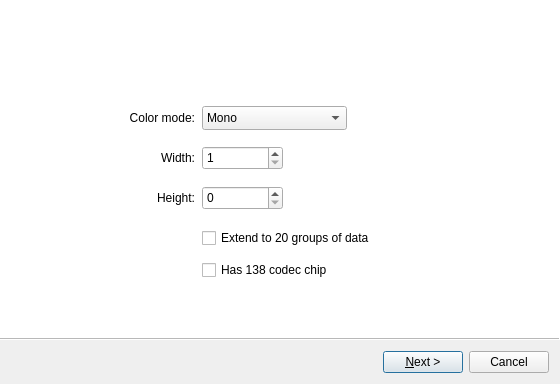
<?xml version="1.0" encoding="UTF-8"?>
<ui version="4.0">
 <class>ScanUi</class>
 <widget class="QWizard" name="ScanUi">
  <property name="geometry">
   <rect>
    <x>0</x>
    <y>0</y>
    <width>560</width>
    <height>384</height>
   </rect>
  </property>
  <property name="windowTitle">
   <string>Config wizard</string>
  </property>
  <property name="wizardStyle">
   <enum>QWizard::ModernStyle</enum>
  </property>
  <property name="options">
   <set>QWizard::NoBackButtonOnStartPage</set>
  </property>
  <widget class="QWizardPage" name="pagePara">
   <widget class="QLabel" name="baseColorTag">
    <property name="geometry">
     <rect>
      <x>88</x>
      <y>104</y>
      <width>105</width>
      <height>24</height>
     </rect>
    </property>
    <property name="text">
     <string>Color mode:</string>
    </property>
    <property name="alignment">
     <set>Qt::AlignRight|Qt::AlignTrailing|Qt::AlignVCenter</set>
    </property>
   </widget>
   <widget class="QLabel" name="widthTag">
    <property name="geometry">
     <rect>
      <x>88</x>
      <y>144</y>
      <width>105</width>
      <height>24</height>
     </rect>
    </property>
    <property name="text">
     <string>Width:</string>
    </property>
    <property name="alignment">
     <set>Qt::AlignRight|Qt::AlignTrailing|Qt::AlignVCenter</set>
    </property>
   </widget>
   <widget class="QLabel" name="heightTag">
    <property name="geometry">
     <rect>
      <x>88</x>
      <y>184</y>
      <width>105</width>
      <height>24</height>
     </rect>
    </property>
    <property name="text">
     <string>Height:</string>
    </property>
    <property name="alignment">
     <set>Qt::AlignRight|Qt::AlignTrailing|Qt::AlignVCenter</set>
    </property>
   </widget>
   <widget class="QCheckBox" name="hub">
    <property name="geometry">
     <rect>
      <x>200</x>
      <y>224</y>
      <width>265</width>
      <height>24</height>
     </rect>
    </property>
    <property name="text">
     <string>Extend to 20 groups of data</string>
    </property>
   </widget>
   <widget class="QComboBox" name="baseColor">
    <property name="geometry">
     <rect>
      <x>200</x>
      <y>104</y>
      <width>145</width>
      <height>24</height>
     </rect>
    </property>
    <item>
     <property name="text">
      <string>Mono</string>
     </property>
    </item>
    <item>
     <property name="text">
      <string>Full</string>
     </property>
    </item>
   </widget>
   <widget class="QSpinBox" name="width">
    <property name="geometry">
     <rect>
      <x>200</x>
      <y>144</y>
      <width>81</width>
      <height>24</height>
     </rect>
    </property>
    <property name="minimum">
     <number>1</number>
    </property>
    <property name="maximum">
     <number>128</number>
    </property>
   </widget>
   <widget class="QSpinBox" name="height">
    <property name="geometry">
     <rect>
      <x>200</x>
      <y>184</y>
      <width>81</width>
      <height>24</height>
     </rect>
    </property>
   </widget>
   <widget class="QCheckBox" name="chip138">
    <property name="geometry">
     <rect>
      <x>200</x>
      <y>256</y>
      <width>265</width>
      <height>24</height>
     </rect>
    </property>
    <property name="text">
     <string>Has 138 codec chip</string>
    </property>
   </widget>
  </widget>
  <widget class="QWizardPage" name="pageData">
   <widget class="QCheckBox" name="dataPolarity">
    <property name="geometry">
     <rect>
      <x>200</x>
      <y>176</y>
      <width>265</width>
      <height>24</height>
     </rect>
    </property>
    <property name="text">
     <string>Revert data polarity</string>
    </property>
   </widget>
   <widget class="QRadioButton" name="white">
    <property name="geometry">
     <rect>
      <x>200</x>
      <y>224</y>
      <width>115</width>
      <height>24</height>
     </rect>
    </property>
    <property name="text">
     <string>White</string>
    </property>
   </widget>
   <widget class="QRadioButton" name="black">
    <property name="geometry">
     <rect>
      <x>200</x>
      <y>256</y>
      <width>115</width>
      <height>24</height>
     </rect>
    </property>
    <property name="text">
     <string>Black</string>
    </property>
   </widget>
  </widget>
  <widget class="QWizardPage" name="pageOe">
   <widget class="QRadioButton" name="bright">
    <property name="geometry">
     <rect>
      <x>200</x>
      <y>224</y>
      <width>115</width>
      <height>24</height>
     </rect>
    </property>
    <property name="text">
     <string>Bright</string>
    </property>
   </widget>
   <widget class="QRadioButton" name="dark">
    <property name="geometry">
     <rect>
      <x>200</x>
      <y>256</y>
      <width>115</width>
      <height>24</height>
     </rect>
    </property>
    <property name="text">
     <string>Dark</string>
    </property>
   </widget>
   <widget class="QCheckBox" name="oePolarity">
    <property name="geometry">
     <rect>
      <x>200</x>
      <y>176</y>
      <width>265</width>
      <height>24</height>
     </rect>
    </property>
    <property name="text">
     <string>Revert OE polarity</string>
    </property>
   </widget>
  </widget>
  <widget class="QWizardPage" name="pageColor">
   <widget class="QRadioButton" name="color1Tag">
    <property name="geometry">
     <rect>
      <x>200</x>
      <y>160</y>
      <width>89</width>
      <height>24</height>
     </rect>
    </property>
    <property name="text">
     <string>Color 1:</string>
    </property>
   </widget>
   <widget class="QRadioButton" name="color2Tag">
    <property name="geometry">
     <rect>
      <x>200</x>
      <y>192</y>
      <width>115</width>
      <height>24</height>
     </rect>
    </property>
    <property name="text">
     <string>Color 2:</string>
    </property>
   </widget>
   <widget class="QRadioButton" name="color3Tag">
    <property name="geometry">
     <rect>
      <x>200</x>
      <y>224</y>
      <width>115</width>
      <height>24</height>
     </rect>
    </property>
    <property name="text">
     <string>Color 3:</string>
    </property>
   </widget>
   <widget class="QRadioButton" name="color4Tag">
    <property name="geometry">
     <rect>
      <x>200</x>
      <y>256</y>
      <width>115</width>
      <height>24</height>
     </rect>
    </property>
    <property name="text">
     <string>Color 4:</string>
    </property>
   </widget>
   <widget class="QComboBox" name="color1">
    <property name="geometry">
     <rect>
      <x>296</x>
      <y>160</y>
      <width>89</width>
      <height>24</height>
     </rect>
    </property>
   </widget>
   <widget class="QComboBox" name="color2">
    <property name="geometry">
     <rect>
      <x>296</x>
      <y>192</y>
      <width>89</width>
      <height>24</height>
     </rect>
    </property>
   </widget>
   <widget class="QComboBox" name="color3">
    <property name="geometry">
     <rect>
      <x>296</x>
      <y>224</y>
      <width>89</width>
      <height>24</height>
     </rect>
    </property>
   </widget>
   <widget class="QComboBox" name="color4">
    <property name="geometry">
     <rect>
      <x>296</x>
      <y>256</y>
      <width>89</width>
      <height>24</height>
     </rect>
    </property>
   </widget>
  </widget>
  <widget class="QWizardPage" name="pageUnitLine">
   <widget class="QLabel" name="intfLinesTag">
    <property name="geometry">
     <rect>
      <x>168</x>
      <y>256</y>
      <width>121</width>
      <height>24</height>
     </rect>
    </property>
    <property name="text">
     <string>Bright lines:</string>
    </property>
    <property name="alignment">
     <set>Qt::AlignRight|Qt::AlignTrailing|Qt::AlignVCenter</set>
    </property>
   </widget>
   <widget class="QSpinBox" name="intfLines">
    <property name="geometry">
     <rect>
      <x>296</x>
      <y>256</y>
      <width>81</width>
      <height>24</height>
     </rect>
    </property>
    <property name="minimum">
     <number>1</number>
    </property>
    <property name="maximum">
     <number>32</number>
    </property>
   </widget>
  </widget>
  <widget class="QWizardPage" name="pageLightLine">
   <widget class="QSpinBox" name="wrapTimes">
    <property name="geometry">
     <rect>
      <x>296</x>
      <y>256</y>
      <width>81</width>
      <height>24</height>
     </rect>
    </property>
   </widget>
   <widget class="QLabel" name="wrapTimesTag">
    <property name="geometry">
     <rect>
      <x>168</x>
      <y>256</y>
      <width>121</width>
      <height>24</height>
     </rect>
    </property>
    <property name="text">
     <string>Bright lines:</string>
    </property>
    <property name="alignment">
     <set>Qt::AlignRight|Qt::AlignTrailing|Qt::AlignVCenter</set>
    </property>
   </widget>
  </widget>
  <widget class="QWizardPage" name="pageDotmap">
   <layout class="QVBoxLayout" name="verticalLayout">
    <property name="spacing">
     <number>8</number>
    </property>
    <property name="leftMargin">
     <number>8</number>
    </property>
    <property name="topMargin">
     <number>8</number>
    </property>
    <property name="rightMargin">
     <number>10</number>
    </property>
    <property name="bottomMargin">
     <number>8</number>
    </property>
    <item>
     <widget class="QTableWidget" name="dotmap">
      <attribute name="horizontalHeaderDefaultSectionSize">
       <number>40</number>
      </attribute>
      <attribute name="horizontalHeaderMinimumSectionSize">
       <number>40</number>
      </attribute>
      <attribute name="verticalHeaderDefaultSectionSize">
       <number>32</number>
      </attribute>
      <attribute name="verticalHeaderMinimumSectionSize">
       <number>32</number>
      </attribute>
     </widget>
    </item>
    <item>
     <layout class="QHBoxLayout" name="horizontalLayout">
      <property name="spacing">
       <number>7</number>
      </property>
      <item>
       <spacer name="horizontalSpacer">
        <property name="orientation">
         <enum>Qt::Horizontal</enum>
        </property>
        <property name="sizeHint" stdset="0">
         <size>
          <width>40</width>
          <height>20</height>
         </size>
        </property>
       </spacer>
      </item>
      <item>
       <widget class="QPushButton" name="undo">
        <property name="text">
         <string>Undo</string>
        </property>
       </widget>
      </item>
      <item>
       <widget class="QPushButton" name="reset">
        <property name="text">
         <string>Reset</string>
        </property>
       </widget>
      </item>
     </layout>
    </item>
   </layout>
  </widget>
 </widget>
 <resources/>
 <connections/>
</ui>
